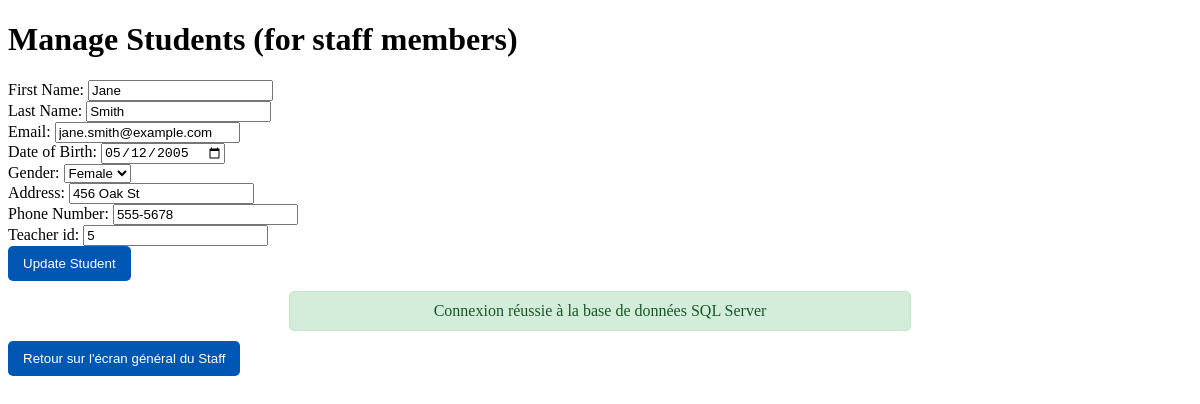
Screenshot of /manageStudents.php?action=edit&id=2 (signed in) with the database file from the repository.
### tables this page shows
CREATE TABLE students (
    id INT AUTO_INCREMENT PRIMARY KEY,
    first_name VARCHAR(255) NOT NULL,
    last_name VARCHAR(255) NOT NULL,
    email VARCHAR(255) UNIQUE NOT NULL,
    date_of_birth DATE,
    gender ENUM('male', 'female', 'other'),
    address VARCHAR(255),
    phone_number VARCHAR(15),
    teacher_id INT,
    FOREIGN KEY (teacher_id) REFERENCES users(id)
);

### db.php (called while the page is built, shortened)
<?php
try {
    $successMsg = "Connexion réussie à la base de données SQL Server";
} catch (PDOException $e) {
    $errorMsg = "Erreur de connexion à la base de données";
}
?>

### manageStudents.php (the view, shortened to what this page needs)
<?php
include 'db.php';
$action = $_GET['action'] ?? 'list';
$id = $_GET['id'] ?? 0;
?>
<!DOCTYPE html>
<html lang="fr">
<head>
    <link rel="stylesheet" href="style.css">
</head>
<body>
    <h1>Manage Students (for staff members)</h1>
    <?php if ($action == 'create' || $action == 'edit'):
        if (isset($_GET['id']) && $action == 'edit') {
            $id = $_GET['id'];
            $stmt = $con->prepare("SELECT * FROM students WHERE id = ?;");
            $stmt->execute([$id]);
            $studentChoosed = $stmt->fetch();
        } elseif ($action == 'create') {
            echo "";
        } else {
            die('Invalid request!');
        }
    ?>
        <form method="post" action="?action=<?= htmlspecialchars($action) ?>&id=<?= htmlspecialchars($id) ?>">
            <label for="first_name">First Name:</label>
                <input type="text" id="first_name" name="first_name" value="<?php if($action == 'edit'){echo htmlspecialchars($studentChoosed['first_name']);}?>" required><br>
            <label for="last_name">Last Name:</label>
                <input type="text" id="last_name" name="last_name" value="<?php if($action == 'edit'){echo htmlspecialchars($studentChoosed['last_name']);} ?>" required><br>
            <label for="email">Email:</label>
                <input type="email" id="email" name="email" value="<?php if($action == 'edit'){echo htmlspecialchars($studentChoosed['email']);} ?>" required><br>
            <label for="date_of_birth">Date of Birth:</label>
                <input type="date" id="date_of_birth" name="date_of_birth" value="<?php if($action == 'edit'){echo htmlspecialchars($studentChoosed['date_of_birth']);} ?>" required><br>
            <label for="gender">Gender:</label>
            <select id="gender" name="gender" required>
                <option value="female" <?php if($action == 'edit'){echo ($studentChoosed['gender'] == 'female') ? 'selected' : '';} ?>>Female</option>
            </select><br>
            <label for="address">Address:</label>
                <input type="text" id="address" name="address" value="<?php if($action == 'edit'){echo htmlspecialchars($studentChoosed['address']);} ?>" required><br>
            <label for="phone_number">Phone Number:</label>
                <input type="text" id="phone_number" name="phone_number" value="<?php if($action == 'edit'){echo htmlspecialchars($studentChoosed['phone_number']);} ?>" required><br>
            <label for="teacher_id">Teacher id:</label>
                <input type="number" id="teacher_id" name="teacher_id" value="<?php if($action == 'edit'){echo htmlspecialchars($studentChoosed['teacher_id']);} ?>" required><br>
            <button type="submit"><?= $action == 'create' ? 'Create Student' : 'Update Student' ?></button>
        </form>
    <?php endif; ?>
    <?php if (!empty($successMsg)): ?>
        <div class="success-message">
            <?php echo htmlspecialchars($successMsg); ?>
        </div>
    <?php endif; ?>
    <button onclick="window.location.href='staffDashboard.php';">Retour sur l'écran général du Staff </button>
</body>
</html>

### style.css (style rules this page uses)
.success-message { color: #155724; background-color: #d4edda; border: 1px solid #c3e6cb; padding: 10px; margin: 10px 0; border-radius: 5px; text-align: center; max-width: 600px; margin-left: auto; margin-right: auto; }
button { padding: 10px 15px; background-color: #0056b3; color: white; border: none; border-radius: 5px; cursor: pointer; }

### rows the page displays
students: first_name "Jane", last_name "Smith", email "jane.smith@example.com", date_of_birth "05/12/2005", gender "Female", address "456 Oak St", phone_number "555-5678", teacher_id "5"

### other values shown
$successMsg "Connexion réussie à la base de données SQL Server"
